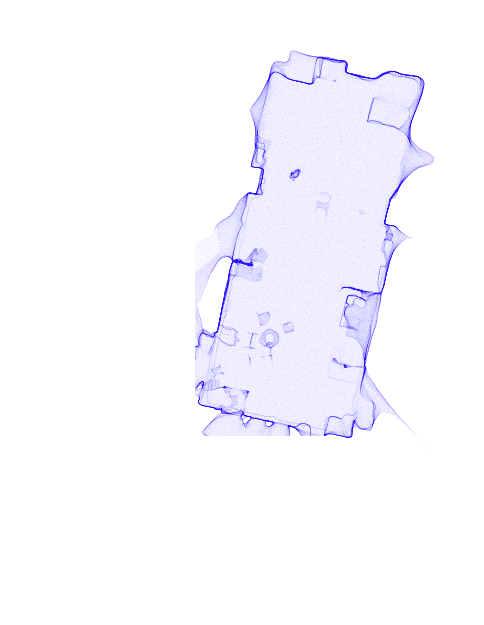
#> input picture blueprint_edited.png, 484 x 625 px
$ python rotate_blueprint.py
#> lines starting #> are read from the running program, lines starting #| are printed output that depends on the picture; after the words box and inside, x2 and y2 are one past the last pixel; in counts of white or black regions, pixels touching at a corner belong together; long printed decimals are rounded
import cv2
import numpy as np
from PIL import Image
import math

"""
This is the naive rotation using minAreaRect. This did not work due to inability to account for hallways and spillover
"""

def fit_room_rectangle(image_path):
#> called with image_path = 'blueprint_edited.png'
    img = Image.open(image_path).convert("RGBA")
#> img is the input picture: PIL image 484x625 RGBA; mean R, G, B, A 8.4, 4, 53, 6.4
    img_np = np.array(img)
    alpha = img_np[:, :, 3]
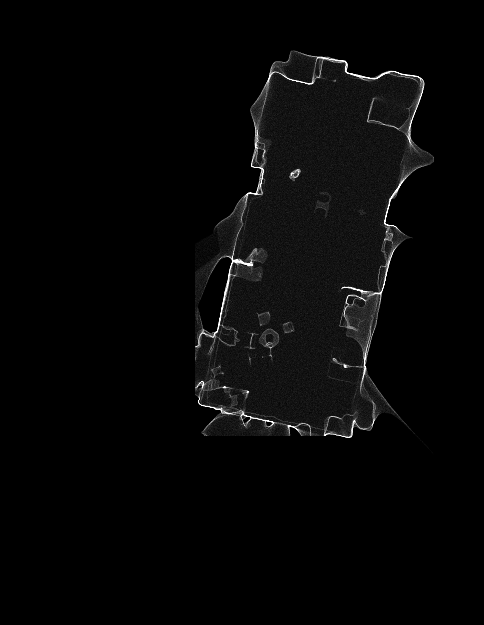
#> alpha: shape (625, 484); min 0, max 255, mean 6.4
    mask = (alpha > 0).astype(np.uint8) * 255
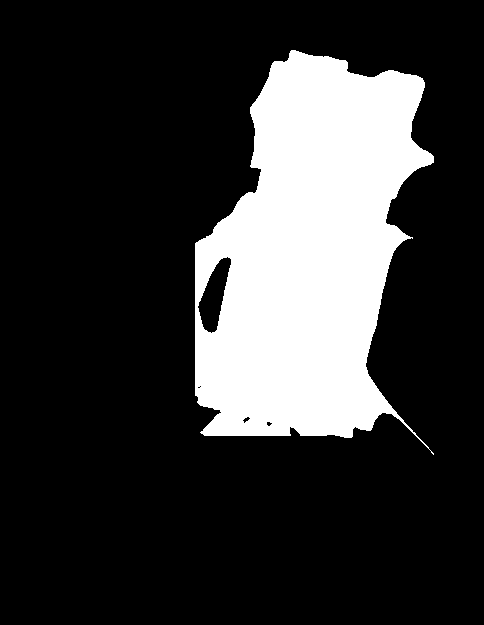
#> mask: shape (625, 484); 20.8% white; 1 white region, box (x1, y1, x2, y2) and area: (195, 50, 434, 455) 62836
    kernel = cv2.getStructuringElement(cv2.MORPH_RECT, (25, 25))
    cleaned = cv2.morphologyEx(mask, cv2.MORPH_OPEN, kernel)
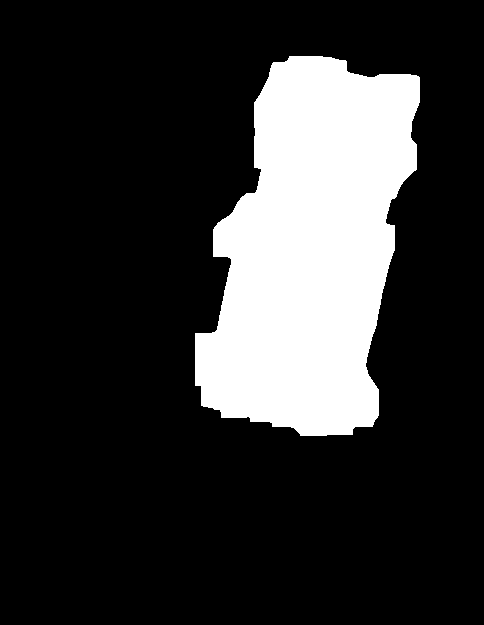
#> cleaned: shape (625, 484); 19.5% white; 1 white region

    contours, _ = cv2.findContours(cleaned, cv2.RETR_EXTERNAL, cv2.CHAIN_APPROX_SIMPLE)
#> contours = 1 contour; box (x1, y1, x2, y2) and area: (195, 56, 420, 436) 58530

    largest = max(contours, key=cv2.contourArea)
#> largest = contour of 333 points, box (x1, y1, x2, y2) (195, 56, 420, 436), area 58530
    rect = cv2.minAreaRect(largest)
#> rect = ((306.5, 244.6), (378.3, 193.4), -81.22)
    box = cv2.boxPoints(rect)
#> box = [[373.2, 446.3], [182.1, 416.8], [239.8, 42.91], [430.9, 72.43]]
    box = np.intp(box)
#> box = [[373, 446], [182, 416], [239, 42], [430, 72]]

    angle = rect[2]
#> angle = -81.22
    if rect[1][0] < rect[1][1]:
        angle += 90

    return img_np, box, angle

def rotate_image(image_np, angle):
    h, w = image_np.shape[:2]
    center = (w // 2, h // 2)
    rot_mat = cv2.getRotationMatrix2D(center, angle, 1.0)
    rotated = cv2.warpAffine(
        image_np, rot_mat, (w, h),
        flags=cv2.INTER_LINEAR,
        borderMode=cv2.BORDER_CONSTANT,
        borderValue=(0, 0, 0, 0)
    )
    return rotated

img_np, box, angle = fit_room_rectangle("blueprint_edited.png")
#> box = [[373, 446], [182, 416], [239, 42], [430, 72]]; angle = -81.22
rotated = rotate_image(img_np, angle)
#> in rotate_image, `rot_mat = cv2.getRotationMatrix2D(center, angle, 1.0)`: rot_mat = [[0.153, -0.988, 513.4], [0.988, 0.153, 25.21]]
#> in rotate_image, `rotated = cv2.warpAffine( image_np, rot_mat, (w, h), flags=cv2.INTER_L..`:
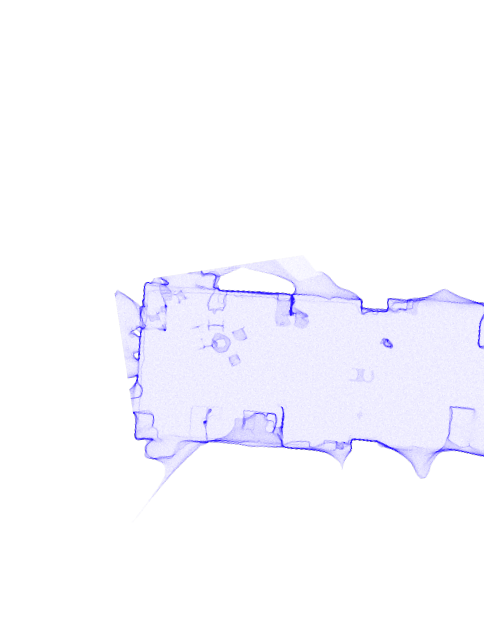
#> rotated: shape (625, 484, 4); mean R, G, B, A 8, 3.8, 50.5, 5.9; transparent parts drawn white

debug = img_np.copy()
cv2.drawContours(debug, [box], 0, (0, 255, 0, 255), 3)
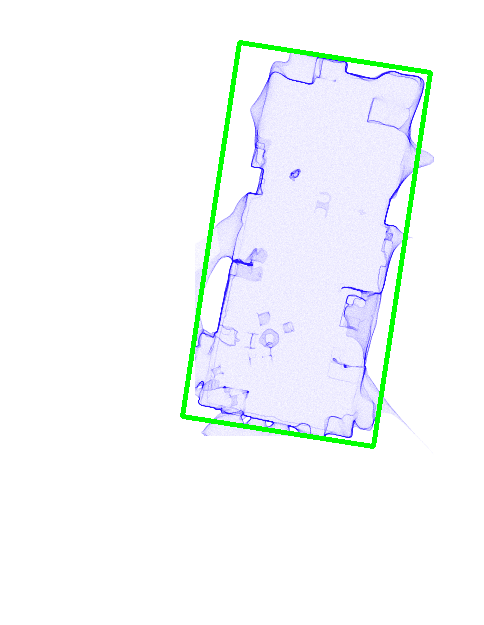
#> debug: shape (625, 484, 4); 1.85% of pixels changed, all inside (x1, y1, x2, y2) = (180, 40, 433, 449); transparent parts drawn white

cv2.imwrite("debug_rectangle_2.png", cv2.cvtColor(debug, cv2.COLOR_RGBA2BGRA))
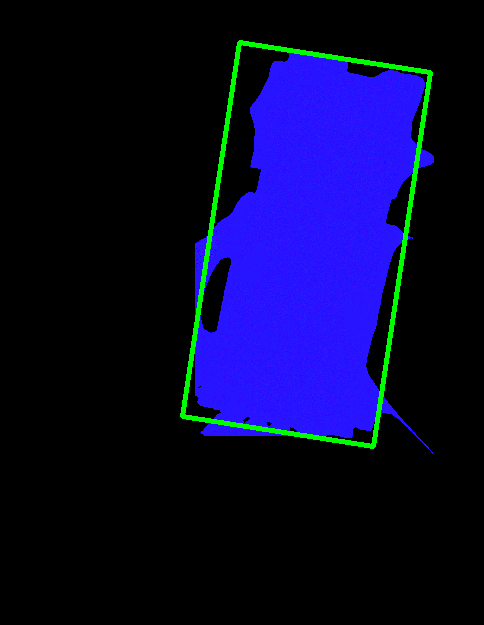
#> saved as debug_rectangle_2.png: shape (625, 484, 4); mean B, G, R, A 51.9, 8.6, 8.2, 11
cv2.imwrite("rotated_2.png", cv2.cvtColor(rotated, cv2.COLOR_RGBA2BGRA))
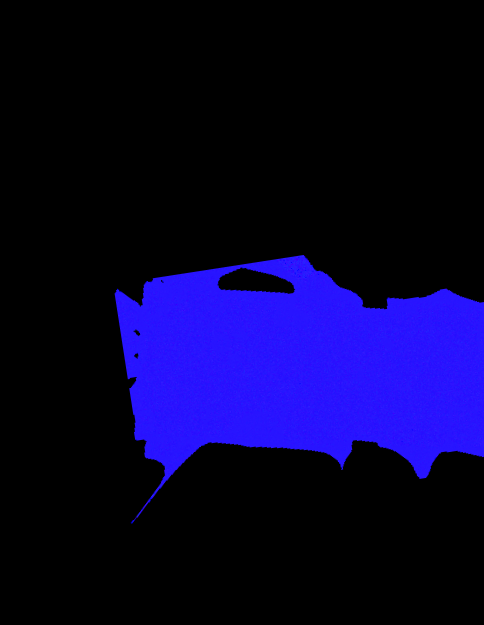
#> saved as rotated_2.png: shape (625, 484, 4); mean B, G, R, A 50.5, 3.8, 8, 5.9

print("rotation angle:", angle)
#| rotation angle: -81.219
